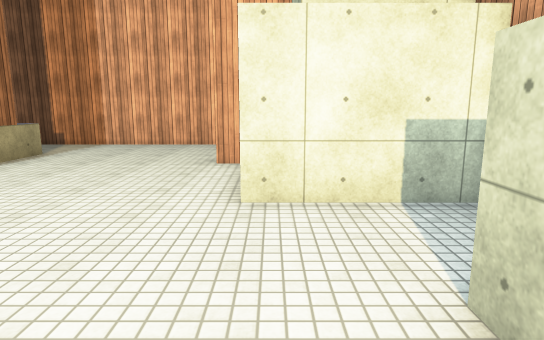
View 1 (above)

16 first-person views from a walk through a scene from a Unity 3-D project. The camera is 1.5 m above the floor, tilts 10° down and sees 75° across. The floor is counted in squares, 1 m on a side. Each view is taken from the middle of a square. On the plan, view 1 faces up. The plan holds only what a view shows up to about 16 squares ahead; the rest is blank. The place goes on beyond the plan. The player is left out. Some animated figures are not drawn. Surface patterns are stand-ins for the level's own textures.

View 2
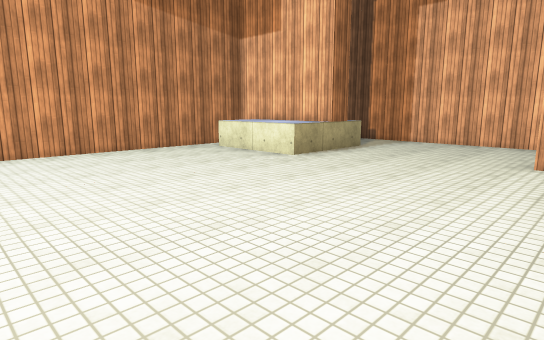

View 3
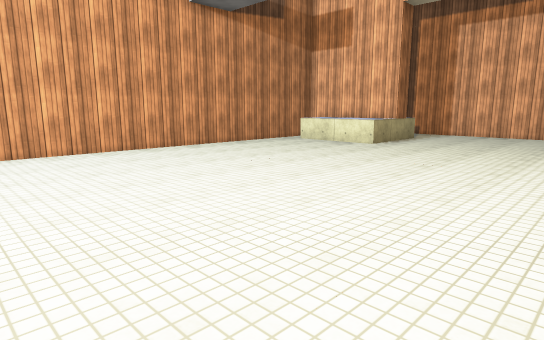

View 4
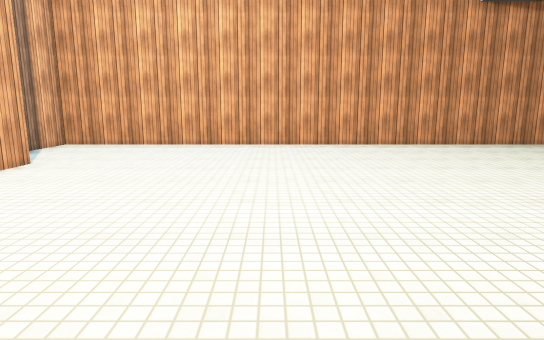

View 5
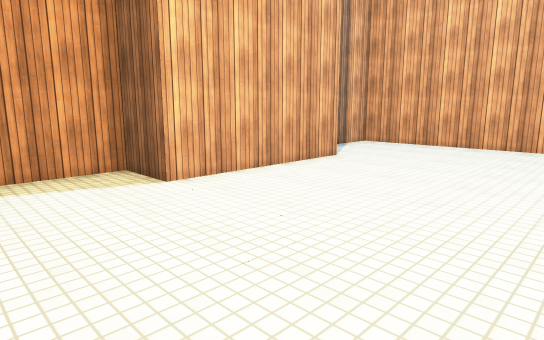

View 6
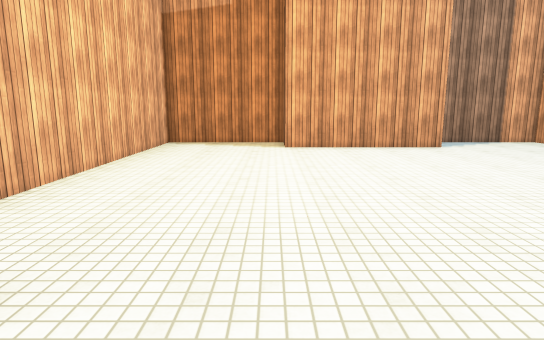

View 7
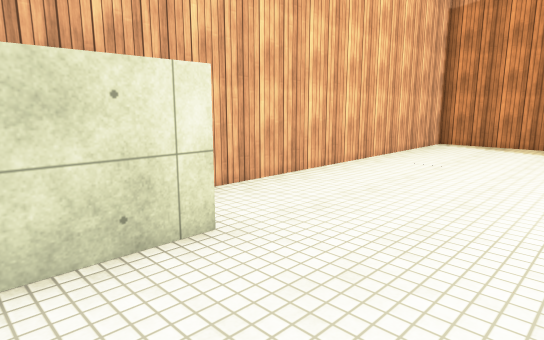

View 8
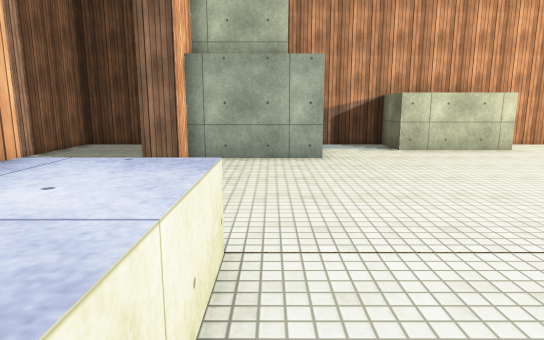

View 9
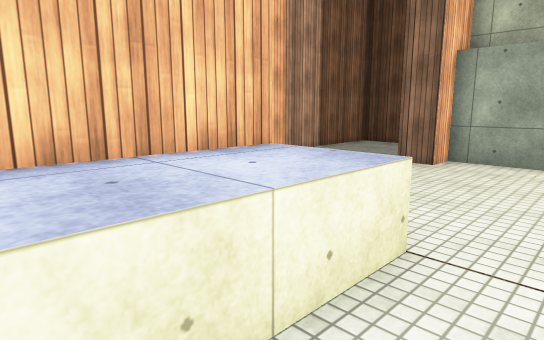

View 10
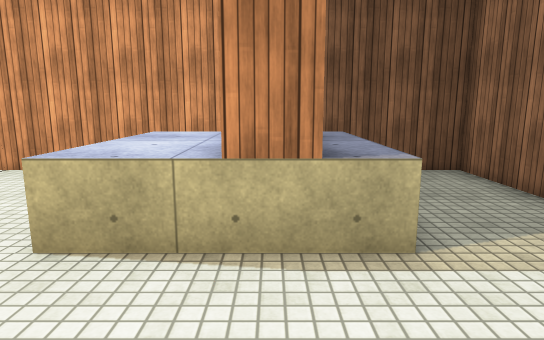

View 11
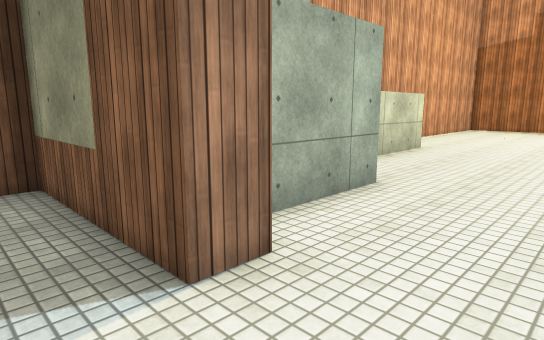

View 12
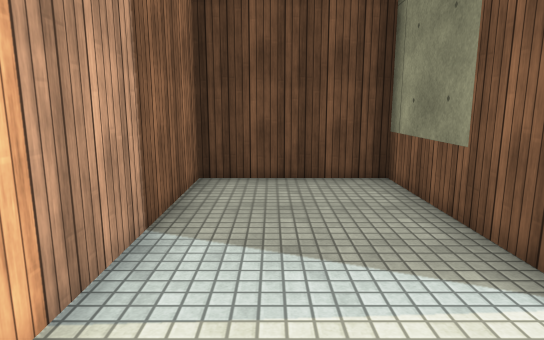

View 13
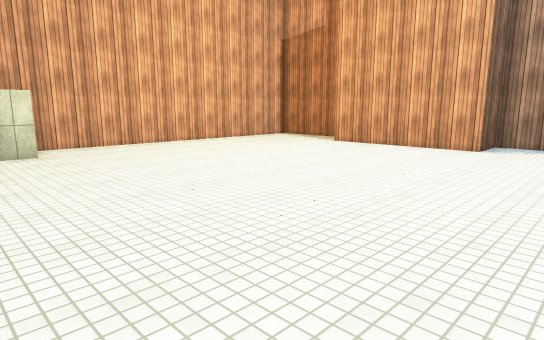

View 14
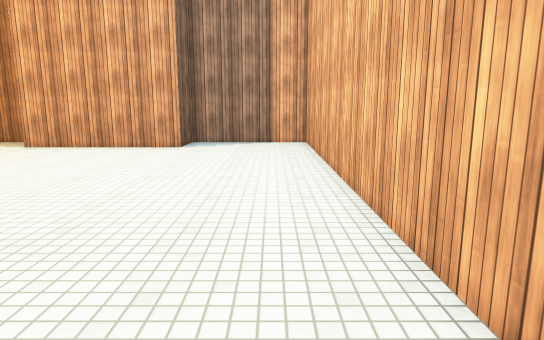

View 15
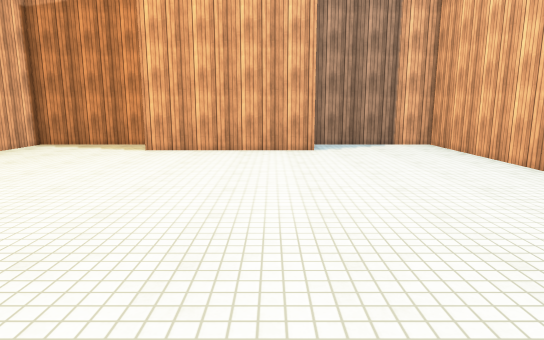

View 16
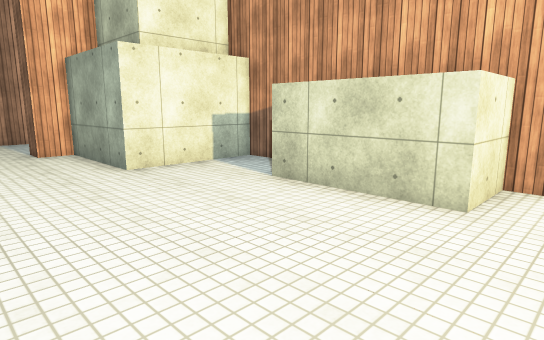

### Floor plan
Points are (right, up) in squares from view 1. A wall is a line through its corners. A room is listed if a view was taken in it or the views show most of it. See-through windows are left out.
Room 1 (views 1, 2, 3, 4, 5, 6, 7, 8, 9, 10, 11, 12, 13, 14, 15, 16)
walls: (-7.5, 9.5) (-12.5, 9.5) (-12.5, -14.5) (-7.5, -14.5) (-7.5, -12.5) (-1.5, -12.5) (-1.5, -14.5) (3.5, -14.5) (3.5, -1.5) (1.5, -1.5) (1.5, 2.5) (3.5, 2.5) (3.5, 5.5) (-0.5, 5.5) (-0.5, 9.5) (-1.5, 9.5) (-1.5, 10.5) (3.5, 10.5) (3.5, 14.6) (-12.5, 14.6) (-12.5, 11.1); (-7.5, 11.6) (-7.5, 7.5)
low walls: (-7.5, 7.5) (-11.5, 7.5)

Where each view was taken, in squares from view 1:
view 1: 0 up, 0 right, facing up
view 2: 1 down, 0 right, facing up-left
view 3: 6 down, 0 right, facing up-left
view 4: 6 down, 2 right, facing left
view 5: 6 down, 2 right, facing down-left
view 6: 1 up, 1 left, facing down
view 7: 1 up, 2 left, facing down-right
view 8: 7 up, 11 left, facing right
view 9: 6 up, 11 left, facing up-right
view 10: 10 up, 4 left, facing left
view 11: 12 up, 4 left, facing down-right
view 12: 13 up, 4 left, facing right
view 13: 1 up, 11 left, facing down-right
view 14: 1 up, 11 left, facing down
view 15: 0 up, 6 left, facing down
view 16: 3 down, 4 left, facing up-right
